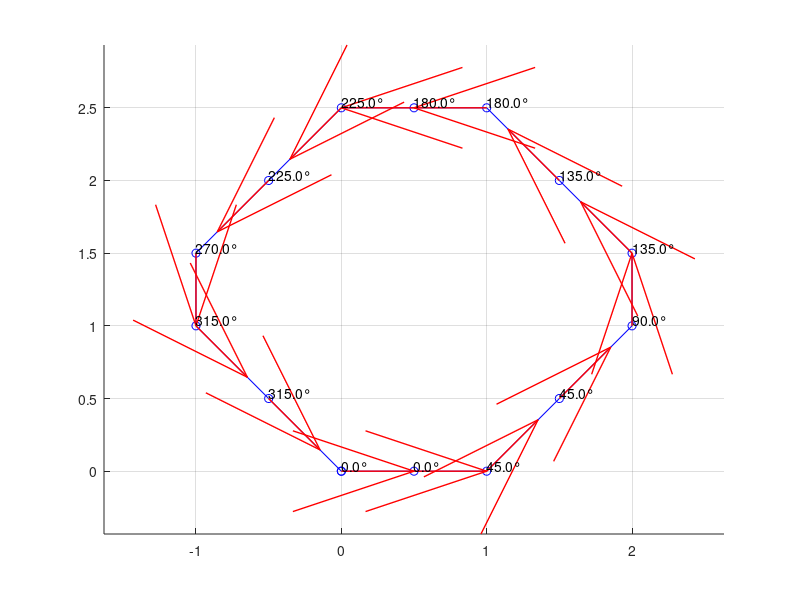

Write the MATLAB code that produced this figure.
clc
close all
clear all

% Example points (replace these with your actual points)
points = csvread('track_hexagon.csv');

% Initialize theta array
theta = zeros(size(points, 1)-1, 1);
global_theta = zeros(size(points, 1)-1, 1);

% Calculate theta for each segment
for i = 1:length(points)-1
    dx = points(i+1, 1) - points(i, 1);
    dy = points(i+1, 2) - points(i, 2);
    theta(i) = atan2d(dy, dx); % atan2d returns the angle in degrees and handles all quadrants
end

% Calculate gloabl theta
global_theta(1) = theta(1);
for i = 2:length(theta)
    delta_theta = theta(i) - theta(i-1);
    if delta_theta > 180
        delta_theta = delta_theta - 360;
    elseif delta_theta < -180
        delta_theta = delta_theta + 360;
    end
    global_theta(i) = global_theta(i-1) + delta_theta;
end

% Plotting the points and directions
figure;
hold on;
grid on;
axis equal;

% Plot points
plot(points(:,1), points(:,2), 'bo-');

% Plot directions
for i = 1:length(points)-1
    quiver(points(i, 1), points(i, 2), cosd(theta(i)), sind(theta(i)), 0.5, 'r', 'LineWidth', 1, 'MaxHeadSize', 1);
    text(points(i, 1), points(i, 2), sprintf('%.1f°', global_theta(i)), 'VerticalAlignment', 'bottom', 'HorizontalAlignment', 'left');
end

Track_x = points(2:end,1);
Track_y = points(2:end,2);
Track_theta = deg2rad(global_theta);

save('track.mat','Track_x','Track_y','Track_theta');
